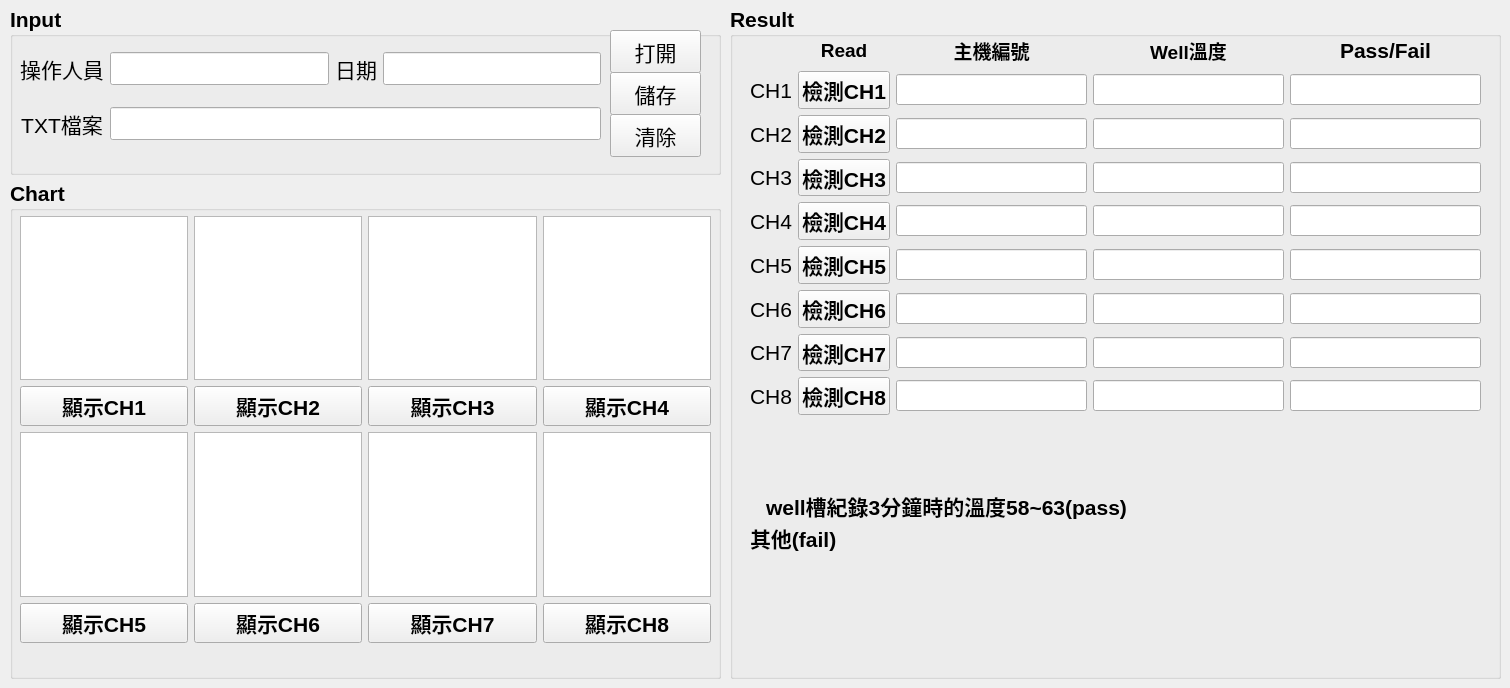
    <widget class="QWidget" name="tab_hardware">
     <attribute name="title">
      <string>EGGI主機</string>
     </attribute>
     <widget class="QGroupBox" name="com_Input_box">
      <property name="geometry">
       <rect>
        <x>10</x>
        <y>6</y>
        <width>711</width>
        <height>169</height>
       </rect>
      </property>
      <property name="font">
       <font>
        <pointsize>16</pointsize>
        <weight>75</weight>
        <italic>false</italic>
        <bold>true</bold>
        <underline>false</underline>
        <strikeout>false</strikeout>
        <kerning>true</kerning>
       </font>
      </property>
      <property name="styleSheet">
       <string notr="true">border-color:black</string>
      </property>
      <property name="title">
       <string>Input</string>
      </property>
      <widget class="QPushButton" name="com_btn_opentxt">
       <property name="geometry">
        <rect>
         <x>600</x>
         <y>24</y>
         <width>91</width>
         <height>43</height>
        </rect>
       </property>
       <property name="font">
        <font>
         <pointsize>16</pointsize>
         <weight>50</weight>
         <italic>false</italic>
         <bold>false</bold>
         <underline>false</underline>
         <strikeout>false</strikeout>
         <kerning>true</kerning>
        </font>
       </property>
       <property name="text">
        <string>打開</string>
       </property>
      </widget>
      <widget class="QPushButton" name="com_btn_save">
       <property name="geometry">
        <rect>
         <x>600</x>
         <y>66</y>
         <width>91</width>
         <height>43</height>
        </rect>
       </property>
       <property name="font">
        <font>
         <pointsize>16</pointsize>
         <weight>50</weight>
         <italic>false</italic>
         <bold>false</bold>
         <underline>false</underline>
         <strikeout>false</strikeout>
         <kerning>true</kerning>
        </font>
       </property>
       <property name="text">
        <string>儲存</string>
       </property>
      </widget>
      <widget class="QPushButton" name="com_btn_clean">
       <property name="geometry">
        <rect>
         <x>600</x>
         <y>108</y>
         <width>91</width>
         <height>43</height>
        </rect>
       </property>
       <property name="font">
        <font>
         <pointsize>16</pointsize>
         <weight>50</weight>
         <italic>false</italic>
         <bold>false</bold>
         <underline>false</underline>
         <strikeout>false</strikeout>
         <kerning>true</kerning>
        </font>
       </property>
       <property name="text">
        <string>清除</string>
       </property>
      </widget>
      <widget class="QWidget" name="layoutWidget_4">
       <property name="geometry">
        <rect>
         <x>10</x>
         <y>30</y>
         <width>581</width>
         <height>121</height>
        </rect>
       </property>
       <layout class="QGridLayout" name="gridLayout_4">
        <item row="0" column="0">
         <widget class="QLabel" name="com_label_name">
          <property name="font">
           <font>
            <pointsize>16</pointsize>
            <weight>50</weight>
            <italic>false</italic>
            <bold>false</bold>
            <underline>false</underline>
            <strikeout>false</strikeout>
            <kerning>false</kerning>
           </font>
          </property>
          <property name="text">
           <string>操作人員</string>
          </property>
          <property name="alignment">
           <set>Qt::AlignCenter</set>
          </property>
         </widget>
        </item>
        <item row="0" column="1">
         <widget class="QLineEdit" name="com_input_name">
          <property name="font">
           <font>
            <pointsize>16</pointsize>
           </font>
          </property>
         </widget>
        </item>
        <item row="0" column="2">
         <widget class="QLabel" name="com_label_datetime">
          <property name="font">
           <font>
            <pointsize>16</pointsize>
            <weight>50</weight>
            <italic>false</italic>
            <bold>false</bold>
            <underline>false</underline>
            <strikeout>false</strikeout>
            <kerning>false</kerning>
           </font>
          </property>
          <property name="text">
           <string>日期</string>
          </property>
          <property name="alignment">
           <set>Qt::AlignCenter</set>
          </property>
         </widget>
        </item>
        <item row="0" column="3">
         <widget class="QLineEdit" name="com_output_datetime">
          <property name="font">
           <font>
            <pointsize>16</pointsize>
           </font>
          </property>
         </widget>
        </item>
        <item row="1" column="0">
         <widget class="QLabel" name="com_label_txt">
          <property name="font">
           <font>
            <pointsize>16</pointsize>
            <weight>50</weight>
            <italic>false</italic>
            <bold>false</bold>
            <underline>false</underline>
            <strikeout>false</strikeout>
            <kerning>false</kerning>
           </font>
          </property>
          <property name="text">
           <string>TXT檔案</string>
          </property>
          <property name="alignment">
           <set>Qt::AlignCenter</set>
          </property>
         </widget>
        </item>
        <item row="1" column="1" colspan="3">
         <widget class="QLineEdit" name="com_input_file">
          <property name="font">
           <font>
            <pointsize>16</pointsize>
           </font>
          </property>
         </widget>
        </item>
       </layout>
      </widget>
     </widget>
     <widget class="QGroupBox" name="com_result">
      <property name="geometry">
       <rect>
        <x>730</x>
        <y>6</y>
        <width>771</width>
        <height>673</height>
       </rect>
      </property>
      <property name="font">
       <font>
        <pointsize>16</pointsize>
        <weight>75</weight>
        <bold>true</bold>
       </font>
      </property>
      <property name="title">
       <string>Result</string>
      </property>
      <widget class="QWidget" name="layoutWidget">
       <property name="geometry">
        <rect>
         <x>20</x>
         <y>30</y>
         <width>731</width>
         <height>379</height>
        </rect>
       </property>
       <layout class="QGridLayout" name="gridLayout_5">
        <item row="3" column="1">
         <widget class="QPushButton" name="com_btn_ch3">
          <property name="text">
           <string>檢測CH3</string>
          </property>
         </widget>
        </item>
        <item row="6" column="0">
         <widget class="QLabel" name="com_ch6">
          <property name="font">
           <font>
            <pointsize>16</pointsize>
            <weight>50</weight>
            <bold>false</bold>
           </font>
          </property>
          <property name="text">
           <string>CH6</string>
          </property>
          <property name="alignment">
           <set>Qt::AlignCenter</set>
          </property>
         </widget>
        </item>
        <item row="6" column="2">
         <widget class="QLineEdit" name="com_ch6_qrcode">
          <property name="font">
           <font>
            <pointsize>14</pointsize>
            <weight>75</weight>
            <bold>true</bold>
           </font>
          </property>
         </widget>
        </item>
        <item row="0" column="3">
         <widget class="QLabel" name="label_2">
          <property name="font">
           <font>
            <pointsize>14</pointsize>
            <weight>75</weight>
            <bold>true</bold>
           </font>
          </property>
          <property name="text">
           <string>Well溫度</string>
          </property>
          <property name="alignment">
           <set>Qt::AlignCenter</set>
          </property>
         </widget>
        </item>
        <item row="5" column="0">
         <widget class="QLabel" name="com_ch5">
          <property name="font">
           <font>
            <pointsize>16</pointsize>
            <weight>50</weight>
            <bold>false</bold>
           </font>
          </property>
          <property name="text">
           <string>CH5</string>
          </property>
          <property name="alignment">
           <set>Qt::AlignCenter</set>
          </property>
         </widget>
        </item>
        <item row="3" column="0">
         <widget class="QLabel" name="com_ch3">
          <property name="font">
           <font>
            <pointsize>16</pointsize>
            <weight>50</weight>
            <bold>false</bold>
           </font>
          </property>
          <property name="text">
           <string>CH3</string>
          </property>
          <property name="alignment">
           <set>Qt::AlignCenter</set>
          </property>
         </widget>
        </item>
        <item row="7" column="4">
         <widget class="QLineEdit" name="com_ch7_pf">
          <property name="font">
           <font>
            <pointsize>14</pointsize>
            <weight>75</weight>
            <bold>true</bold>
           </font>
          </property>
         </widget>
        </item>
        <item row="8" column="4">
         <widget class="QLineEdit" name="com_ch8_pf">
          <property name="font">
           <font>
            <pointsize>14</pointsize>
            <weight>75</weight>
            <bold>true</bold>
           </font>
          </property>
         </widget>
        </item>
        <item row="4" column="4">
         <widget class="QLineEdit" name="com_ch4_pf">
          <property name="font">
           <font>
            <pointsize>14</pointsize>
            <weight>75</weight>
            <bold>true</bold>
           </font>
          </property>
         </widget>
        </item>
        <item row="5" column="4">
         <widget class="QLineEdit" name="com_ch5_pf">
          <property name="font">
           <font>
            <pointsize>14</pointsize>
            <weight>75</weight>
            <bold>true</bold>
           </font>
          </property>
         </widget>
        </item>
        <item row="4" column="0">
         <widget class="QLabel" name="com_ch4">
          <property name="font">
           <font>
            <pointsize>16</pointsize>
            <weight>50</weight>
            <bold>false</bold>
           </font>
          </property>
          <property name="text">
           <string>CH4</string>
          </property>
          <property name="alignment">
           <set>Qt::AlignCenter</set>
          </property>
         </widget>
        </item>
        <item row="5" column="2">
         <widget class="QLineEdit" name="com_ch5_qrcode">
          <property name="font">
           <font>
            <pointsize>14</pointsize>
            <weight>75</weight>
            <bold>true</bold>
           </font>
          </property>
         </widget>
        </item>
        <item row="0" column="4">
         <widget class="QLabel" name="label_3">
          <property name="text">
           <string>Pass/Fail</string>
          </property>
          <property name="alignment">
           <set>Qt::AlignCenter</set>
          </property>
         </widget>
        </item>
        <item row="2" column="0">
         <widget class="QLabel" name="com_ch2">
          <property name="font">
           <font>
            <pointsize>16</pointsize>
            <weight>50</weight>
            <bold>false</bold>
           </font>
          </property>
          <property name="text">
           <string>CH2</string>
          </property>
          <property name="alignment">
           <set>Qt::AlignCenter</set>
          </property>
         </widget>
        </item>
        <item row="8" column="1">
         <widget class="QPushButton" name="com_btn_ch8">
          <property name="text">
           <string>檢測CH8</string>
          </property>
         </widget>
        </item>
        <item row="7" column="1">
         <widget class="QPushButton" name="com_btn_ch7">
          <property name="text">
           <string>檢測CH7</string>
          </property>
         </widget>
        </item>
        <item row="4" column="3">
         <widget class="QLineEdit" name="com_ch4_well">
          <property name="font">
           <font>
            <pointsize>14</pointsize>
            <weight>75</weight>
            <bold>true</bold>
           </font>
          </property>
         </widget>
        </item>
        <item row="1" column="3">
         <widget class="QLineEdit" name="com_ch1_well">
          <property name="font">
           <font>
            <pointsize>14</pointsize>
            <weight>50</weight>
            <bold>false</bold>
           </font>
          </property>
         </widget>
        </item>
        <item row="7" column="3">
         <widget class="QLineEdit" name="com_ch7_well">
          <property name="font">
           <font>
            <pointsize>14</pointsize>
            <weight>75</weight>
            <bold>true</bold>
           </font>
          </property>
         </widget>
        </item>
        <item row="2" column="2">
         <widget class="QLineEdit" name="com_ch2_qrcode">
          <property name="font">
           <font>
            <pointsize>14</pointsize>
            <weight>50</weight>
            <bold>false</bold>
           </font>
          </property>
         </widget>
        </item>
        <item row="1" column="1">
         <widget class="QPushButton" name="com_btn_ch1">
          <property name="text">
           <string>檢測CH1</string>
          </property>
         </widget>
        </item>
        <item row="6" column="1">
         <widget class="QPushButton" name="com_btn_ch6">
          <property name="text">
           <string>檢測CH6</string>
          </property>
         </widget>
        </item>
        <item row="8" column="2">
         <widget class="QLineEdit" name="com_ch8_qrcode">
          <property name="font">
           <font>
            <pointsize>14</pointsize>
            <weight>75</weight>
            <bold>true</bold>
           </font>
          </property>
         </widget>
        </item>
        <item row="4" column="1">
         <widget class="QPushButton" name="com_btn_ch4">
          <property name="text">
           <string>檢測CH4</string>
          </property>
         </widget>
        </item>
        <item row="6" column="3">
         <widget class="QLineEdit" name="com_ch6_well">
          <property name="font">
           <font>
            <pointsize>14</pointsize>
            <weight>75</weight>
            <bold>true</bold>
           </font>
          </property>
         </widget>
        </item>
        <item row="2" column="4">
         <widget class="QLineEdit" name="com_ch2_pf">
          <property name="font">
           <font>
            <pointsize>14</pointsize>
            <weight>50</weight>
            <bold>false</bold>
           </font>
          </property>
         </widget>
        </item>
        <item row="6" column="4">
         <widget class="QLineEdit" name="com_ch6_pf">
          <property name="font">
           <font>
            <pointsize>14</pointsize>
            <weight>75</weight>
            <bold>true</bold>
           </font>
          </property>
         </widget>
        </item>
        <item row="1" column="0">
         <widget class="QLabel" name="com_ch1">
          <property name="font">
           <font>
            <pointsize>16</pointsize>
            <weight>50</weight>
            <bold>false</bold>
           </font>
          </property>
          <property name="text">
           <string>CH1</string>
          </property>
          <property name="alignment">
           <set>Qt::AlignCenter</set>
          </property>
         </widget>
        </item>
        <item row="5" column="1">
         <widget class="QPushButton" name="com_btn_ch5">
          <property name="text">
           <string>檢測CH5</string>
          </property>
         </widget>
        </item>
        <item row="3" column="4">
         <widget class="QLineEdit" name="com_ch3_pf">
          <property name="font">
           <font>
            <pointsize>14</pointsize>
            <weight>75</weight>
            <bold>true</bold>
           </font>
          </property>
         </widget>
        </item>
        <item row="1" column="4">
         <widget class="QLineEdit" name="com_ch1_pf">
          <property name="font">
           <font>
            <pointsize>14</pointsize>
            <weight>50</weight>
            <bold>false</bold>
           </font>
          </property>
         </widget>
        </item>
        <item row="1" column="2">
         <widget class="QLineEdit" name="com_ch1_qrcode">
          <property name="font">
           <font>
            <pointsize>14</pointsize>
            <weight>50</weight>
            <bold>false</bold>
           </font>
          </property>
         </widget>
        </item>
        <item row="8" column="0">
         <widget class="QLabel" name="com_ch8">
          <property name="font">
           <font>
            <pointsize>16</pointsize>
            <weight>50</weight>
            <bold>false</bold>
           </font>
          </property>
          <property name="text">
           <string>CH8</string>
          </property>
          <property name="alignment">
           <set>Qt::AlignCenter</set>
          </property>
         </widget>
        </item>
        <item row="0" column="2">
         <widget class="QLabel" name="label_9">
          <property name="font">
           <font>
            <pointsize>14</pointsize>
            <weight>75</weight>
            <bold>true</bold>
           </font>
          </property>
          <property name="text">
           <string>主機編號</string>
          </property>
          <property name="alignment">
           <set>Qt::AlignCenter</set>
          </property>
         </widget>
        </item>
        <item row="8" column="3">
         <widget class="QLineEdit" name="com_ch8_well">
          <property name="font">
           <font>
            <pointsize>14</pointsize>
            <weight>75</weight>
            <bold>true</bold>
           </font>
          </property>
         </widget>
        </item>
        <item row="5" column="3">
         <widget class="QLineEdit" name="com_ch5_well">
          <property name="font">
           <font>
            <pointsize>14</pointsize>
            <weight>75</weight>
            <bold>true</bold>
           </font>
          </property>
         </widget>
        </item>
        <item row="3" column="3">
         <widget class="QLineEdit" name="com_ch3_well">
          <property name="font">
           <font>
            <pointsize>14</pointsize>
            <weight>75</weight>
            <bold>true</bold>
           </font>
          </property>
         </widget>
        </item>
        <item row="3" column="2">
         <widget class="QLineEdit" name="com_ch3_qrcode">
          <property name="font">
           <font>
            <pointsize>14</pointsize>
            <weight>75</weight>
            <bold>true</bold>
           </font>
          </property>
         </widget>
        </item>
        <item row="7" column="0">
         <widget class="QLabel" name="com_ch7">
          <property name="font">
           <font>
            <pointsize>16</pointsize>
            <weight>50</weight>
            <bold>false</bold>
           </font>
          </property>
          <property name="text">
           <string>CH7</string>
          </property>
          <property name="alignment">
           <set>Qt::AlignCenter</set>
          </property>
         </widget>
        </item>
        <item row="0" column="1">
         <widget class="QLabel" name="label">
          <property name="font">
           <font>
            <pointsize>14</pointsize>
            <weight>75</weight>
            <bold>true</bold>
           </font>
          </property>
          <property name="text">
           <string>Read</string>
          </property>
          <property name="alignment">
           <set>Qt::AlignCenter</set>
          </property>
         </widget>
        </item>
        <item row="2" column="1">
         <widget class="QPushButton" name="com_btn_ch2">
          <property name="text">
           <string>檢測CH2</string>
          </property>
         </widget>
        </item>
        <item row="2" column="3">
         <widget class="QLineEdit" name="com_ch2_well">
          <property name="font">
           <font>
            <pointsize>14</pointsize>
            <weight>50</weight>
            <bold>false</bold>
           </font>
          </property>
         </widget>
        </item>
        <item row="7" column="2">
         <widget class="QLineEdit" name="com_ch7_qrcode">
          <property name="font">
           <font>
            <pointsize>14</pointsize>
            <weight>75</weight>
            <bold>true</bold>
           </font>
          </property>
         </widget>
        </item>
        <item row="4" column="2">
         <widget class="QLineEdit" name="com_ch4_qrcode">
          <property name="font">
           <font>
            <pointsize>14</pointsize>
            <weight>75</weight>
            <bold>true</bold>
           </font>
          </property>
         </widget>
        </item>
       </layout>
      </widget>
      <widget class="QWidget" name="">
       <property name="geometry">
        <rect>
         <x>20</x>
         <y>486</y>
         <width>393</width>
         <height>59</height>
        </rect>
       </property>
       <layout class="QGridLayout" name="gridLayout_7">
        <item row="0" column="0">
         <widget class="QLabel" name="label_5">
          <property name="text">
           <string>well槽紀錄3分鐘時的溫度58~63(pass)</string>
          </property>
          <property name="alignment">
           <set>Qt::AlignCenter</set>
          </property>
         </widget>
        </item>
        <item row="1" column="0">
         <widget class="QLabel" name="label_6">
          <property name="text">
           <string>其他(fail)</string>
          </property>
          <property name="alignment">
           <set>Qt::AlignLeading|Qt::AlignLeft|Qt::AlignVCenter</set>
          </property>
         </widget>
        </item>
       </layout>
      </widget>
     </widget>
     <widget class="QGroupBox" name="Chart_box_2">
      <property name="geometry">
       <rect>
        <x>10</x>
        <y>180</y>
        <width>711</width>
        <height>499</height>
       </rect>
      </property>
      <property name="font">
       <font>
        <pointsize>16</pointsize>
        <weight>75</weight>
        <bold>true</bold>
       </font>
      </property>
      <property name="title">
       <string>Chart</string>
      </property>
      <widget class="QSplitter" name="splitter_3">
       <property name="geometry">
        <rect>
         <x>16</x>
         <y>156</y>
         <width>0</width>
         <height>0</height>
        </rect>
       </property>
       <property name="orientation">
        <enum>Qt::Vertical</enum>
       </property>
       <widget class="QWidget" name="widget_9" native="true">
        <property name="styleSheet">
         <string notr="true">background-color: rgb(255, 255, 255);</string>
        </property>
       </widget>
       <widget class="QWidget" name="widget_10" native="true">
        <property name="styleSheet">
         <string notr="true">background-color: rgb(255, 255, 255);</string>
        </property>
       </widget>
       <widget class="QWidget" name="widget_11" native="true">
        <property name="styleSheet">
         <string notr="true">background-color: rgb(255, 255, 255);</string>
        </property>
       </widget>
       <widget class="QWidget" name="widget_12" native="true">
        <property name="styleSheet">
         <string notr="true">background-color: rgb(255, 255, 255);</string>
        </property>
       </widget>
      </widget>
      <widget class="QWidget" name="layoutWidget_3">
       <property name="geometry">
        <rect>
         <x>10</x>
         <y>36</y>
         <width>691</width>
         <height>427</height>
        </rect>
       </property>
       <layout class="QGridLayout" name="gridLayout_6">
        <item row="3" column="1">
         <widget class="QPushButton" name="ch6_display_2">
          <property name="text">
           <string>顯示CH6</string>
          </property>
         </widget>
        </item>
        <item row="3" column="2">
         <widget class="QPushButton" name="ch7_display_2">
          <property name="text">
           <string>顯示CH7</string>
          </property>
         </widget>
        </item>
        <item row="3" column="3">
         <widget class="QPushButton" name="ch8_display_2">
          <property name="text">
           <string>顯示CH8</string>
          </property>
         </widget>
        </item>
        <item row="1" column="2">
         <widget class="QPushButton" name="ch3_display_2">
          <property name="text">
           <string>顯示CH3</string>
          </property>
         </widget>
        </item>
        <item row="0" column="2">
         <widget class="QGraphicsView" name="ch3_chart_2"/>
        </item>
        <item row="2" column="2">
         <widget class="QGraphicsView" name="ch7_chart_2"/>
        </item>
        <item row="2" column="3">
         <widget class="QGraphicsView" name="ch8_chart_2"/>
        </item>
        <item row="0" column="3">
         <widget class="QGraphicsView" name="ch4_chart_2"/>
        </item>
        <item row="1" column="0">
         <widget class="QPushButton" name="ch1_display_2">
          <property name="text">
           <string>顯示CH1</string>
          </property>
         </widget>
        </item>
        <item row="0" column="0">
         <widget class="QGraphicsView" name="ch1_chart_2"/>
        </item>
        <item row="2" column="1">
         <widget class="QGraphicsView" name="ch6_chart_2"/>
        </item>
        <item row="1" column="1">
         <widget class="QPushButton" name="ch2_display_2">
          <property name="text">
           <string>顯示CH2</string>
          </property>
         </widget>
        </item>
        <item row="2" column="0">
         <widget class="QGraphicsView" name="ch5_chart_2"/>
        </item>
        <item row="0" column="1">
         <widget class="QGraphicsView" name="ch2_chart_2"/>
        </item>
        <item row="3" column="0">
         <widget class="QPushButton" name="ch5_display_2">
          <property name="text">
           <string>顯示CH5</string>
          </property>
         </widget>
        </item>
        <item row="1" column="3">
         <widget class="QPushButton" name="ch4_display_2">
          <property name="text">
           <string>顯示CH4</string>
          </property>
         </widget>
        </item>
       </layout>
      </widget>
     </widget>
    </widget>
